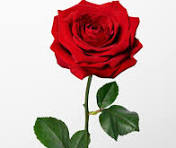
#> input picture exp_23/image.jpg, 176 x 148 px
$ python code.py
#> lines starting #> are read from the running program, lines starting #| are printed output that depends on the picture
# Your Python code goes here
import cv2
import numpy as np
import matplotlib.pyplot as plt

# Read image
image = cv2.imread('image.jpg')
#> image is the input picture: shape (148, 176, 3); mean B, G, R 171, 174.3, 203.2

# Convert to RGB
image_rgb = cv2.cvtColor(image, cv2.COLOR_BGR2RGB)

# Kernel
kernel = np.ones((9,9), np.uint8)

# Top Hat
tophat = cv2.morphologyEx(image_rgb, cv2.MORPH_TOPHAT, kernel)
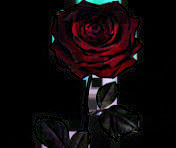
#> tophat: shape (148, 176, 3); mean R, G, B 14.3, 8.1, 9.5

# Display
plt.figure(figsize=(10,4))

plt.subplot(1,2,1)
plt.imshow(image_rgb)
plt.title("Original Image")
plt.axis('off')

plt.subplot(1,2,2)
plt.imshow(tophat)
plt.title("Top Hat Operation")
plt.axis('off')

plt.tight_layout()
plt.show()
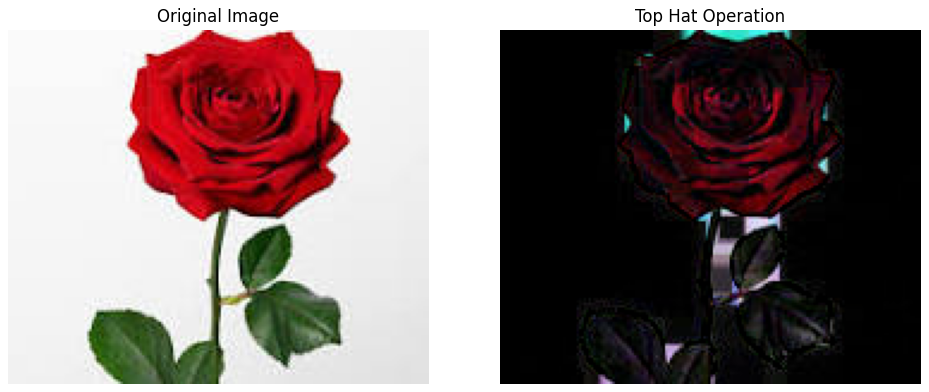
#> figure drawn by matplotlib, 2 panels

# Save
plt.imsave("tophat_output.png", tophat)
